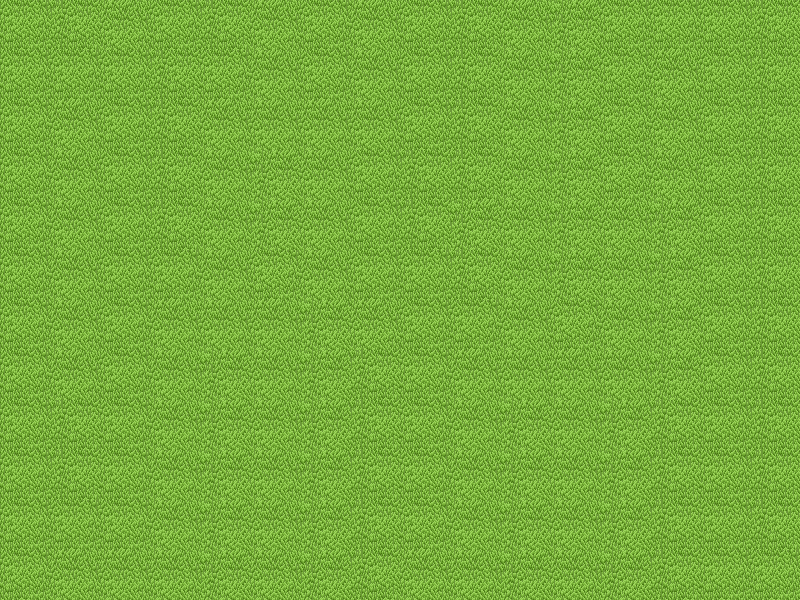

This is a level from a 2D game, rendered from its Tiled map with the project's own tilesets. A one-line summary and the map file follow, with tile-layer data summarised:
An orthogonal 16x12 tile map with 50x50 px tiles, 1 tile layer (mowed grass), 12 tilesets and 61 objects (190,70,36, 4,4,1,1,2,2,3,3, 3,3,3,3,2,1,4,4,4,4, 3,1,1,2,2,4,4,4,4,3,3,3, 2,2,1,1,4,4,3,3,1,2, ...).

<map version="1.0" orientation="orthogonal" renderorder="right-down" width="16" height="12" tilewidth="50" tileheight="50" nextobjectid="66">
 <tileset firstgid="1" name="mowed_grass" tilewidth="50" tileheight="50">
  <image source="mowed_grass.png" width="128" height="128" />
 </tileset>
 <tileset firstgid="5" name="mower placeholder" tilewidth="50" tileheight="50">
  <image source="mower placeholder.png" width="50" height="50" />
 </tileset>
 <tileset firstgid="6" name="fence bottom" tilewidth="50" tileheight="50">
  <image source="fence bottom.png" width="50" height="50" />
 </tileset>
 <tileset firstgid="7" name="fence top" tilewidth="50" tileheight="50">
  <image source="fence top.png" width="50" height="50" />
 </tileset>
 <tileset firstgid="8" name="fence left" tilewidth="50" tileheight="50">
  <image source="fence left.png" width="50" height="50" />
 </tileset>
 <tileset firstgid="9" name="fence right" tilewidth="50" tileheight="50">
  <image source="fence right.png" width="50" height="50" />
 </tileset>
 <tileset firstgid="10" name="bush50x50" tilewidth="50" tileheight="50">
  <image source="bush50x50.gif" width="50" height="50" />
 </tileset>
 <tileset firstgid="11" name="gnome_placeholder" tilewidth="50" tileheight="50">
  <image source="gnome_placeholder.png" width="50" height="50" />
 </tileset>
 <tileset firstgid="12" name="graveler" tilewidth="50" tileheight="50">
  <image source="graveler.png" width="96" height="96" />
 </tileset>
 <tileset firstgid="13" name="oak-tree-50x50-transparent" tilewidth="50" tileheight="50">
  <image source="oak-tree-50x50-transparent.gif" width="50" height="50" />
 </tileset>
 <tileset firstgid="14" name="grandma" tilewidth="50" tileheight="50">
  <image source="grandma.png" width="50" height="50" />
 </tileset>
 <tileset firstgid="15" name="chocolatechip50x50" tilewidth="50" tileheight="50">
  <image source="chocolatechip50x50.gif" width="50" height="50" />
 </tileset>
 <layer name="mowed grass" width="16" height="12">
  <data>[192 cells, 192 non-empty, 4 distinct tile ids]</data>
 </layer>
 <objectgroup name="mower">
  <object id="40" name="190,70,36" gid="5" x="600" y="500" />
 </objectgroup>
 <objectgroup name="fence bottom">
  <object id="1" gid="6" x="200" y="100" />
  <object id="2" gid="6" x="250" y="100" />
  <object id="3" gid="6" x="300" y="100" />
  <object id="4" gid="6" x="350" y="100" />
  <object id="5" gid="6" x="400" y="100" />
  <object id="6" gid="6" x="450" y="100" />
  <object id="7" gid="6" x="500" y="100" />
  <object id="8" gid="6" x="550" y="100" />
  <object id="52" gid="6" x="600" y="100" />
  <object id="53" gid="6" x="650" y="100" />
  <object id="54" gid="6" x="150" y="100" />
  <object id="55" gid="6" x="100" y="100" />
 </objectgroup>
 <objectgroup name="fence top">
  <object id="9" gid="7" x="200" y="550" />
  <object id="10" gid="7" x="250" y="550" />
  <object id="11" gid="7" x="300" y="550" />
  <object id="12" gid="7" x="350" y="550" />
  <object id="13" gid="7" x="400" y="550" />
  <object id="14" gid="7" x="450" y="550" />
  <object id="15" gid="7" x="500" y="550" />
  <object id="16" gid="7" x="550" y="550" />
  <object id="48" gid="7" x="600" y="550" />
  <object id="49" gid="7" x="650" y="550" />
  <object id="50" gid="7" x="150" y="550" />
  <object id="51" gid="7" x="100" y="550" />
 </objectgroup>
 <objectgroup name="fence left">
  <object id="17" gid="8" x="700" y="150" />
  <object id="18" gid="8" x="700" y="200" />
  <object id="19" gid="8" x="700" y="250" />
  <object id="20" gid="8" x="700" y="300" />
  <object id="21" gid="8" x="700" y="350" />
  <object id="22" gid="8" x="700" y="400" />
  <object id="23" gid="8" x="700" y="450" />
  <object id="24" gid="8" x="700" y="500" />
 </objectgroup>
 <objectgroup name="fence right">
  <object id="25" gid="9" x="50" y="150" />
  <object id="26" gid="9" x="50" y="200" />
  <object id="27" gid="9" x="50" y="250" />
  <object id="28" gid="9" x="50" y="300" />
  <object id="29" gid="9" x="50" y="350" />
  <object id="30" gid="9" x="50" y="400" />
  <object id="31" gid="9" x="50" y="450" />
  <object id="32" gid="9" x="50" y="500" />
 </objectgroup>
 <objectgroup name="bush">
  <object id="33" gid="10" x="650" y="200" />
  <object id="34" gid="10" x="250" y="200" />
 </objectgroup>
 <objectgroup name="gnome">
  <object id="35" name="4,4,1,1,2,2,3,3" gid="11" x="450" y="500" />
  <object id="57" name="3,3,3,3,2,1,4,4,4,4" gid="11" x="550" y="200" />
  <object id="58" name="3,1,1,2,2,4,4,4,4,3,3,3" gid="11" x="150" y="300" />
  <object id="59" name="2,2,1,1,4,4,3,3,1,2" gid="11" x="200" y="500" />
 </objectgroup>
 <objectgroup name="gravel">
  <object id="36" gid="12" x="500" y="350" />
  <object id="61" gid="12" x="300" y="500" />
  <object id="62" gid="12" x="100" y="200" />
 </objectgroup>
 <objectgroup name="tree">
  <object id="37" gid="13" x="100" y="450" />
  <object id="38" gid="13" x="400" y="400" />
  <object id="41" gid="13" x="650" y="300" />
  <object id="42" gid="13" x="350" y="150" />
  <object id="44" gid="13" x="400" y="150" />
  <object id="45" gid="13" x="450" y="350" />
  <object id="46" gid="13" x="500" y="500" />
  <object id="63" gid="13" x="600" y="400" />
  <object id="64" gid="13" x="250" y="450" />
 </objectgroup>
 <objectgroup name="grandma">
  <object id="39" gid="14" x="150" y="200" />
 </objectgroup>
 <objectgroup name="cookies">
  <object id="60" name="bombcookie" gid="15" x="300" y="150" />
 </objectgroup>
</map>
